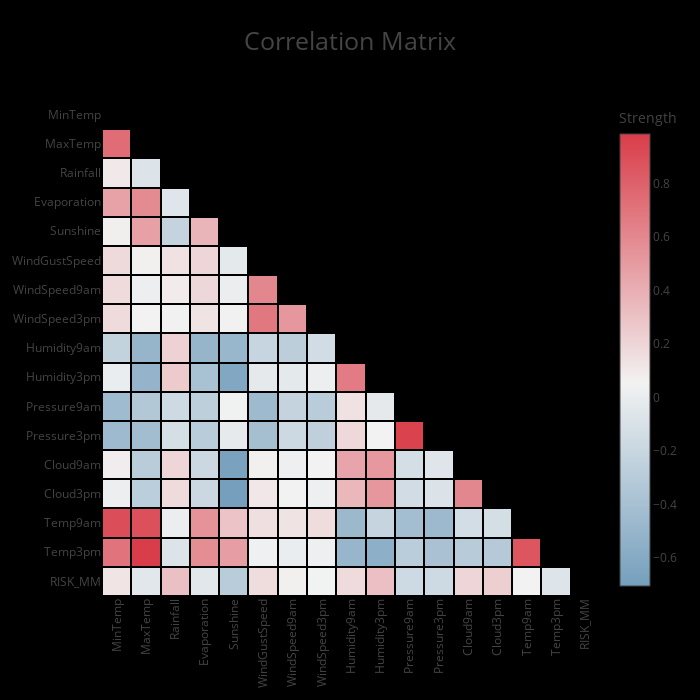

The code cell stored with this chart in its notebook:
### Markdown cell above
## Default

### Code cell
correlation_matrix(df)

### Figure 1 — Plotly figure (JSON) as saved in the notebook; plotly's stock layout.template omitted (floating-point values rounded to 4 significant figures; data arrays with more than 128 entries replaced by an {"elided": "..."} marker saying what was removed)
{"data": [{"colorbar": {"title": {"text": "Strength"}}, "colorscale": [[0, "rgb(117.35616479986322, 158.90410986657548, 189.1848155931624)"], [0.4485, "rgb(242, 242, 242)"], [1, "rgb(217.3859497570792, 60.84059021210298, 72.65533432870495)"]], "connectgaps": false, "type": "heatmap", "uid": "5a303b23-ce7e-4154-b5f2-dd22c796e715", "x": ["MinTemp", "MaxTemp", "Rainfall", "Evaporation", "Sunshine", "WindGustSpeed", "WindSpeed9am", "WindSpeed3pm", "Humidity9am", "Humidity3pm", "Pressure9am", "Pressure3pm", "Cloud9am", "Cloud3pm", "Temp9am", "Temp3pm", "RISK_MM"], "xgap": 2, "y": ["RISK_MM", "Temp3pm", "Temp9am", "Cloud3pm", "Cloud9am", "Pressure3pm", "Pressure9am", "Humidity3pm", "Humidity9am", "WindSpeed3pm", "WindSpeed9am", "WindGustSpeed", "Sunshine", "Evaporation", "Rainfall", "MaxTemp", "MinTemp"], "ygap": 2, "z": {"elided": "17x17 float values"}}], "layout": {"autosize": false, "height": 700, "paper_bgcolor": "rgb(0,0,0,0)", "plot_bgcolor": "rgb(0,0,0,0)", "title": {"font": {"size": 25}, "text": "Correlation Matrix"}, "width": 700, "xaxis": {"automargin": true, "autorange": true, "range": [-0.5, 16.5], "showgrid": false, "tickangle": -90, "ticks": "", "type": "category"}, "yaxis": {"automargin": true, "autorange": true, "range": [-0.5, 16.5], "showgrid": false, "ticks": "", "type": "category"}}}
